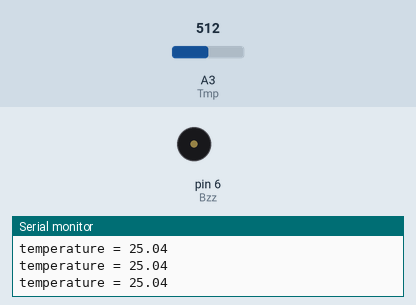
The sketch below on a simulated Arduino Uno, built with avr-gcc and run on an emulated ATmega328P. Shown: buzzer (waves = sounding), the last lines printed to the serial monitor. The inputs (shaded band) are chosen by the test bench; at power-on: A3 (Tmp) = 512.

Above: at 1.2 s.
1.3 s: A3 (Tmp) set to 718
2.8 s: A3 (Tmp) set to 740
At 3.15 s:
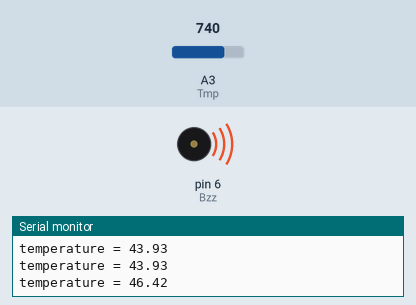
Timing chart, 0 to 11.8 s (numbered marks = the images above; inputs shaded):
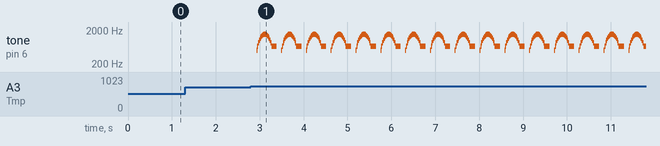

The sketch:

Temperatura.ino
```cpp
#include <math.h>

int Tmp = A3;
int Bzz = 6;
int LedE = 3;
float seno;
float frequencia;

const int B = 4275;               // B value of the thermistor
const int R0 = 100000;            // R0 = 100k
const int Temp = A3 ;     // Grove - Temperature Sensor connect to A3

void setup() {

  Serial.begin(9600);
  pinMode(Tmp, INPUT);
  pinMode(Bzz, OUTPUT);
  digitalWrite(Bzz, LOW);
}

void loop() {

  int a = analogRead(Temp);

  float R = 1023.0 / a - 1.0;
  R = R0 * R;

  float temperature = 1.0 / (log(R / R0) / B + 1 / 298.15) - 273.15; // convert to temperature via datasheet

  Serial.print("temperature = ");
  Serial.println(temperature);
  delay(100);
  if (temperature >= 45.5) {

    for (int x = 0; x < 180; x += 10) {
      seno = (sin(x * 3.1416 / 180));
      frequencia = 500 + (int(seno * 1000));
      digitalWrite(LedE, x);
      tone(Bzz, frequencia);

      delay(20);
    }

    Serial.print("temperature = ");
    Serial.println(temperature);
    delay(100);

  }
  digitalWrite(LedE, LOW);
  noTone(Bzz);
}
```

Measured:
- the behaviour switches between 731 and 732 on A3 (Tmp) (found by bisection; images 0 and 1)
